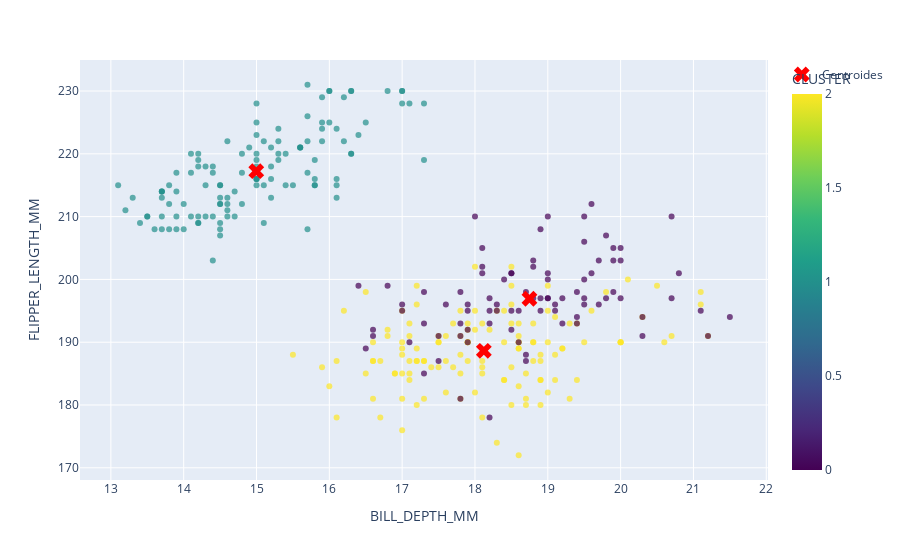

The notebook cell this image was saved under:
### Markdown cell above
Retomando os dois gráficos de maior destaque do último exercício, temos o seguinte:

### Code cell
fig_5 = px.scatter(
    df_kmeans,
    x='BILL_DEPTH_MM',
    y='FLIPPER_LENGTH_MM',
    color='CLUSTER', 
    color_continuous_scale='viridis',
    opacity=0.7
)

fig_5.add_scatter(
    x=centroides_originais[:, 1],
    y=centroides_originais[:, 2],
    mode='markers',
    marker=dict(color='red', symbol='x', size=14),
    name='Centroides'
)

### Figure 1 — Plotly figure (JSON) as saved in the notebook; plotly's stock layout.template omitted (floating-point values rounded to 4 significant figures; data arrays with more than 128 entries replaced by an {"elided": "..."} marker saying what was removed)
{"data": [{"hovertemplate": "BILL_DEPTH_MM=%{x}<br>FLIPPER_LENGTH_MM=%{y}<br>CLUSTER=%{marker.color}<extra></extra>", "legendgroup": "", "marker": {"color": {"elided": "333 int values"}, "coloraxis": "coloraxis", "opacity": 0.7, "symbol": "circle"}, "mode": "markers", "name": "", "orientation": "v", "showlegend": false, "type": "scatter", "x": {"elided": "333 float values"}, "xaxis": "x", "y": {"elided": "333 float values"}, "yaxis": "y"}, {"marker": {"color": "red", "size": 14, "symbol": "x"}, "mode": "markers", "name": "Centroides", "type": "scatter", "x": [18.75, 15.0, 18.12], "y": [196.9, 217.2, 188.6]}], "layout": {"coloraxis": {"colorbar": {"title": {"text": "CLUSTER"}}, "colorscale": [[0, "#440154"], [0.1111, "#482878"], [0.2222, "#3e4989"], [0.3333, "#31688e"], [0.4444, "#26828e"], [0.5556, "#1f9e89"], [0.6667, "#35b779"], [0.7778, "#6ece58"], [0.8889, "#b5de2b"], [1, "#fde725"]]}, "legend": {"tracegroupgap": 0}, "margin": {"t": 60}, "xaxis": {"anchor": "y", "domain": [0, 1], "title": {"text": "BILL_DEPTH_MM"}}, "yaxis": {"anchor": "x", "domain": [0, 1], "title": {"text": "FLIPPER_LENGTH_MM"}}}}
